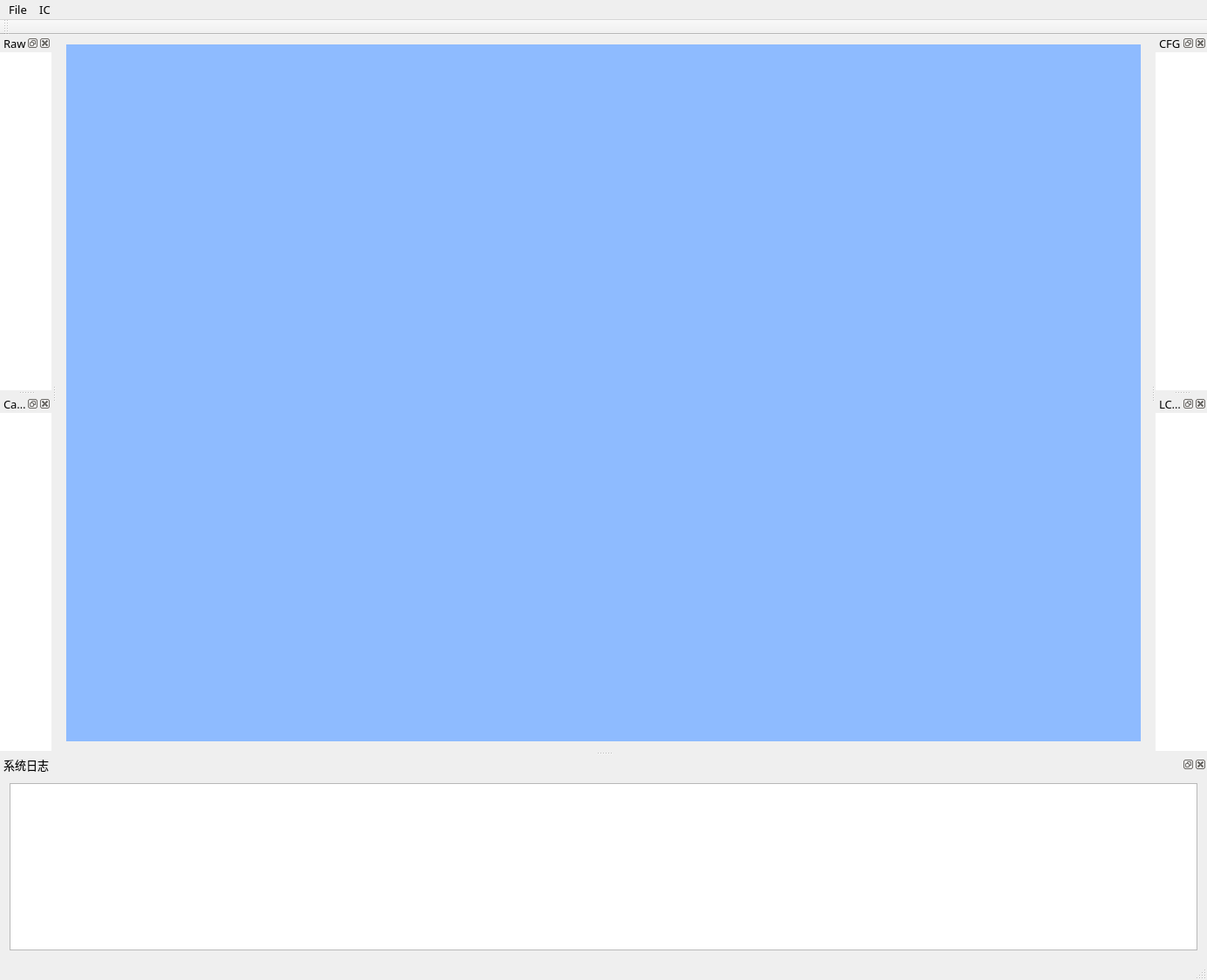
<?xml version="1.0" encoding="UTF-8"?>
<ui version="4.0">
 <class>QCMNRClass</class>
 <widget class="QMainWindow" name="QCMNRClass">
  <property name="geometry">
   <rect>
    <x>0</x>
    <y>0</y>
    <width>1385</width>
    <height>1125</height>
   </rect>
  </property>
  <property name="font">
   <font>
    <family>微软雅黑</family>
    <pointsize>10</pointsize>
   </font>
  </property>
  <property name="windowTitle">
   <string>HFST</string>
  </property>
  <property name="styleSheet">
   <string notr="true"/>
  </property>
  <widget class="QWidget" name="centralWidget">
   <property name="styleSheet">
    <string notr="true"/>
   </property>
   <layout class="QGridLayout" name="gridLayout_2">
    <item row="0" column="0">
     <widget class="QWidget" name="widget_Raw" native="true">
      <property name="styleSheet">
       <string notr="true">background-color: rgb(142, 187, 255);</string>
      </property>
     </widget>
    </item>
   </layout>
  </widget>
  <widget class="QMenuBar" name="menuBar">
   <property name="geometry">
    <rect>
     <x>0</x>
     <y>0</y>
     <width>1385</width>
     <height>22</height>
    </rect>
   </property>
   <widget class="QMenu" name="menuFile">
    <property name="title">
     <string>File</string>
    </property>
   </widget>
   <widget class="QMenu" name="menuIC">
    <property name="title">
     <string>IC</string>
    </property>
   </widget>
   <addaction name="menuFile"/>
   <addaction name="menuIC"/>
  </widget>
  <widget class="QToolBar" name="mainToolBar">
   <attribute name="toolBarArea">
    <enum>TopToolBarArea</enum>
   </attribute>
   <attribute name="toolBarBreak">
    <bool>false</bool>
   </attribute>
  </widget>
  <widget class="QStatusBar" name="statusBar"/>
  <widget class="QDockWidget" name="dockLog">
   <property name="font">
    <font>
     <family>微软雅黑</family>
     <pointsize>10</pointsize>
     <stylestrategy>PreferAntialias</stylestrategy>
    </font>
   </property>
   <property name="styleSheet">
    <string notr="true"/>
   </property>
   <property name="windowTitle">
    <string>系统日志</string>
   </property>
   <attribute name="dockWidgetArea">
    <number>8</number>
   </attribute>
   <widget class="QWidget" name="dockWidgetContents">
    <layout class="QGridLayout" name="gridLayout">
     <item row="0" column="0">
      <widget class="QTextEdit" name="textEdit_Log">
       <property name="font">
        <font>
         <family>Consolas</family>
         <pointsize>10</pointsize>
         <stylestrategy>PreferAntialias</stylestrategy>
        </font>
       </property>
       <property name="readOnly">
        <bool>true</bool>
       </property>
      </widget>
     </item>
    </layout>
   </widget>
  </widget>
  <widget class="QDockWidget" name="dockWidget_Raw">
   <property name="font">
    <font>
     <family>微软雅黑</family>
     <pointsize>10</pointsize>
    </font>
   </property>
   <property name="styleSheet">
    <string notr="true">background-color: rgb(255, 255, 255);</string>
   </property>
   <property name="windowTitle">
    <string>Raw</string>
   </property>
   <attribute name="dockWidgetArea">
    <number>1</number>
   </attribute>
   <widget class="QWidget" name="dockWidgetContents_2"/>
  </widget>
  <widget class="QDockWidget" name="dockWidget_Canvas">
   <property name="styleSheet">
    <string notr="true">background-color: rgb(255, 255, 255);</string>
   </property>
   <property name="windowTitle">
    <string>Canvas</string>
   </property>
   <attribute name="dockWidgetArea">
    <number>1</number>
   </attribute>
   <widget class="QWidget" name="dockWidgetContents_3"/>
  </widget>
  <widget class="QDockWidget" name="dockWidget_CFG">
   <property name="styleSheet">
    <string notr="true">background-color: rgb(255, 255, 255);</string>
   </property>
   <property name="windowTitle">
    <string>CFG</string>
   </property>
   <attribute name="dockWidgetArea">
    <number>2</number>
   </attribute>
   <widget class="QWidget" name="dockWidgetContents_4"/>
  </widget>
  <widget class="QDockWidget" name="dockWidget_Flash">
   <property name="styleSheet">
    <string notr="true">background-color: rgb(255, 255, 255);</string>
   </property>
   <property name="windowTitle">
    <string>LCM</string>
   </property>
   <attribute name="dockWidgetArea">
    <number>2</number>
   </attribute>
   <widget class="QWidget" name="dockWidgetContents_5"/>
  </widget>
 </widget>
 <layoutdefault spacing="6" margin="11"/>
 <resources>
  <include location="QCMNR.qrc"/>
 </resources>
 <connections/>
</ui>
